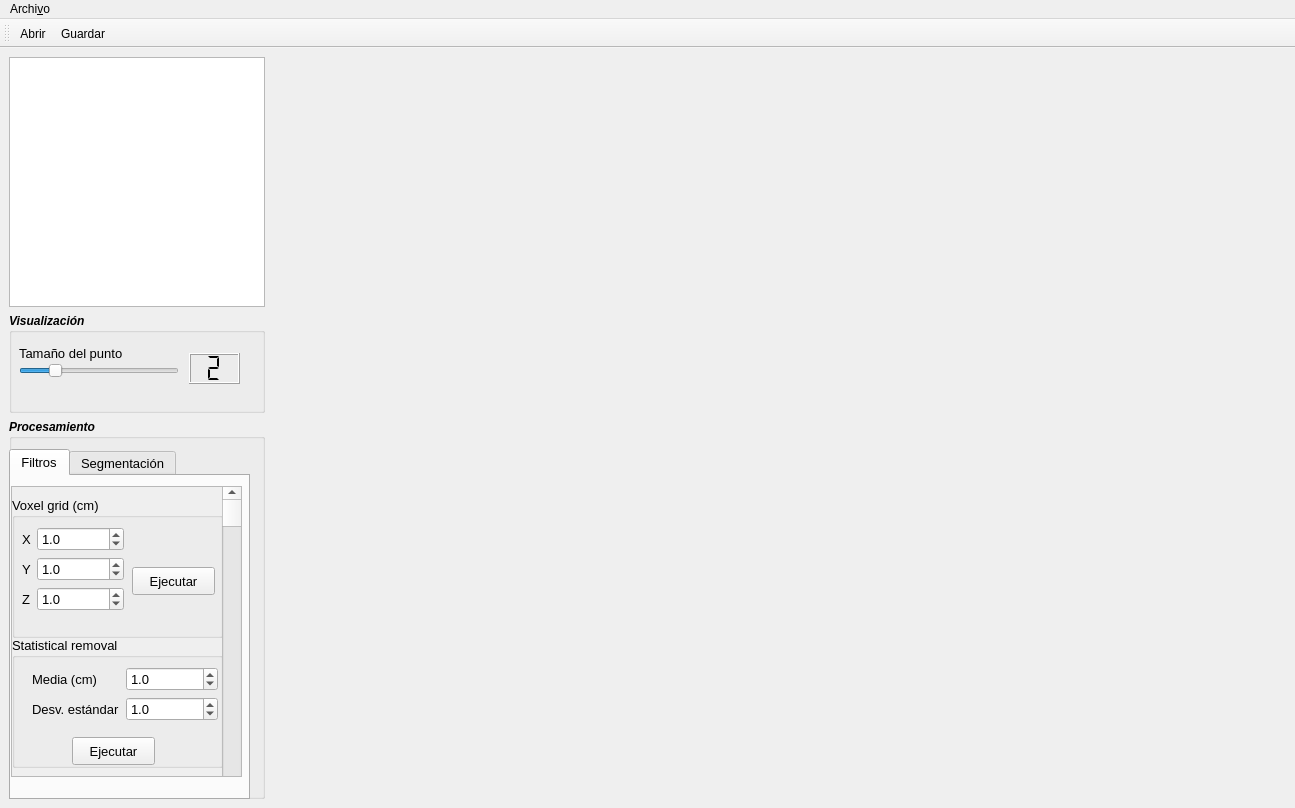
<?xml version="1.0" encoding="UTF-8"?>
<ui version="4.0">
 <class>PCLViewer</class>
 <widget class="QMainWindow" name="PCLViewer">
  <property name="geometry">
   <rect>
    <x>0</x>
    <y>0</y>
    <width>1295</width>
    <height>808</height>
   </rect>
  </property>
  <property name="minimumSize">
   <size>
    <width>0</width>
    <height>0</height>
   </size>
  </property>
  <property name="maximumSize">
   <size>
    <width>5000</width>
    <height>5000</height>
   </size>
  </property>
  <property name="windowTitle">
   <string>Point Cloud Processing</string>
  </property>
  <widget class="QWidget" name="centralwidget">
   <layout class="QGridLayout" name="gridLayout">
    <item row="0" column="0">
     <widget class="QListWidget" name="listWidget">
      <property name="sizePolicy">
       <sizepolicy hsizetype="Preferred" vsizetype="Preferred">
        <horstretch>0</horstretch>
        <verstretch>0</verstretch>
       </sizepolicy>
      </property>
      <property name="maximumSize">
       <size>
        <width>16777215</width>
        <height>250</height>
       </size>
      </property>
     </widget>
    </item>
    <item row="1" column="0">
     <widget class="QGroupBox" name="groupBox">
      <property name="sizePolicy">
       <sizepolicy hsizetype="Preferred" vsizetype="Preferred">
        <horstretch>0</horstretch>
        <verstretch>0</verstretch>
       </sizepolicy>
      </property>
      <property name="maximumSize">
       <size>
        <width>16777215</width>
        <height>100</height>
       </size>
      </property>
      <property name="font">
       <font>
        <weight>75</weight>
        <italic>true</italic>
        <bold>true</bold>
       </font>
      </property>
      <property name="autoFillBackground">
       <bool>false</bool>
      </property>
      <property name="title">
       <string>Visualización</string>
      </property>
      <widget class="QLabel" name="label_4">
       <property name="geometry">
        <rect>
         <x>10</x>
         <y>30</y>
         <width>121</width>
         <height>21</height>
        </rect>
       </property>
       <property name="font">
        <font>
         <pointsize>10</pointsize>
         <weight>50</weight>
         <italic>false</italic>
         <bold>false</bold>
        </font>
       </property>
       <property name="text">
        <string>Tamaño del punto</string>
       </property>
      </widget>
      <widget class="QSlider" name="horizontalSlider_p">
       <property name="geometry">
        <rect>
         <x>10</x>
         <y>50</y>
         <width>160</width>
         <height>16</height>
        </rect>
       </property>
       <property name="minimum">
        <number>1</number>
       </property>
       <property name="maximum">
        <number>6</number>
       </property>
       <property name="value">
        <number>2</number>
       </property>
       <property name="orientation">
        <enum>Qt::Horizontal</enum>
       </property>
      </widget>
      <widget class="QLCDNumber" name="lcdNumber_p">
       <property name="geometry">
        <rect>
         <x>180</x>
         <y>40</y>
         <width>51</width>
         <height>31</height>
        </rect>
       </property>
       <property name="digitCount">
        <number>1</number>
       </property>
       <property name="segmentStyle">
        <enum>QLCDNumber::Flat</enum>
       </property>
       <property name="intValue" stdset="0">
        <number>2</number>
       </property>
      </widget>
     </widget>
    </item>
    <item row="0" column="1" rowspan="3">
     <widget class="QVTKWidget" name="qvtkWidget" native="true">
      <property name="sizePolicy">
       <sizepolicy hsizetype="Expanding" vsizetype="Expanding">
        <horstretch>0</horstretch>
        <verstretch>0</verstretch>
       </sizepolicy>
      </property>
      <property name="cursor">
       <cursorShape>CrossCursor</cursorShape>
      </property>
     </widget>
    </item>
    <item row="2" column="0">
     <widget class="QGroupBox" name="groupBox_2">
      <property name="sizePolicy">
       <sizepolicy hsizetype="Preferred" vsizetype="Preferred">
        <horstretch>0</horstretch>
        <verstretch>0</verstretch>
       </sizepolicy>
      </property>
      <property name="font">
       <font>
        <weight>75</weight>
        <italic>true</italic>
        <bold>true</bold>
       </font>
      </property>
      <property name="title">
       <string>Procesamiento</string>
      </property>
      <widget class="QTabWidget" name="tabWidget">
       <property name="geometry">
        <rect>
         <x>0</x>
         <y>30</y>
         <width>241</width>
         <height>351</height>
        </rect>
       </property>
       <property name="font">
        <font>
         <pointsize>10</pointsize>
         <weight>50</weight>
         <italic>false</italic>
         <bold>false</bold>
        </font>
       </property>
       <property name="currentIndex">
        <number>0</number>
       </property>
       <widget class="QWidget" name="filtros">
        <attribute name="title">
         <string>Filtros</string>
        </attribute>
        <widget class="QScrollArea" name="scrollArea">
         <property name="geometry">
          <rect>
           <x>0</x>
           <y>10</y>
           <width>231</width>
           <height>291</height>
          </rect>
         </property>
         <property name="widgetResizable">
          <bool>true</bool>
         </property>
         <widget class="QWidget" name="scrollAreaWidgetContents">
          <property name="geometry">
           <rect>
            <x>0</x>
            <y>0</y>
            <width>229</width>
            <height>289</height>
           </rect>
          </property>
          <widget class="QGroupBox" name="groupBox_3">
           <property name="geometry">
            <rect>
             <x>0</x>
             <y>10</y>
             <width>211</width>
             <height>141</height>
            </rect>
           </property>
           <property name="title">
            <string>Voxel grid (cm)</string>
           </property>
           <widget class="QPushButton" name="voxel_grid_Button">
            <property name="geometry">
             <rect>
              <x>120</x>
              <y>70</y>
              <width>83</width>
              <height>28</height>
             </rect>
            </property>
            <property name="font">
             <font>
              <family>Cantarell</family>
              <weight>50</weight>
              <italic>false</italic>
              <bold>false</bold>
             </font>
            </property>
            <property name="text">
             <string>Ejecutar</string>
            </property>
           </widget>
           <widget class="QWidget" name="layoutWidget">
            <property name="geometry">
             <rect>
              <x>10</x>
              <y>30</y>
              <width>102</width>
              <height>101</height>
             </rect>
            </property>
            <layout class="QFormLayout" name="formLayout">
             <item row="0" column="0">
              <widget class="QLabel" name="label_5">
               <property name="text">
                <string>X</string>
               </property>
              </widget>
             </item>
             <item row="0" column="1">
              <widget class="QDoubleSpinBox" name="doubleSpinBox">
               <property name="cursor">
                <cursorShape>ArrowCursor</cursorShape>
               </property>
               <property name="readOnly">
                <bool>false</bool>
               </property>
               <property name="decimals">
                <number>1</number>
               </property>
               <property name="minimum">
                <double>0.000000000000000</double>
               </property>
               <property name="maximum">
                <double>1000.000000000000000</double>
               </property>
               <property name="singleStep">
                <double>1.000000000000000</double>
               </property>
               <property name="value">
                <double>1.000000000000000</double>
               </property>
              </widget>
             </item>
             <item row="1" column="0">
              <widget class="QLabel" name="label_6">
               <property name="text">
                <string>Y</string>
               </property>
              </widget>
             </item>
             <item row="1" column="1">
              <widget class="QDoubleSpinBox" name="doubleSpinBox_2">
               <property name="enabled">
                <bool>true</bool>
               </property>
               <property name="cursor">
                <cursorShape>ArrowCursor</cursorShape>
               </property>
               <property name="wrapping">
                <bool>false</bool>
               </property>
               <property name="specialValueText">
                <string extracomment="Leaf size Y"/>
               </property>
               <property name="showGroupSeparator" stdset="0">
                <bool>false</bool>
               </property>
               <property name="decimals">
                <number>1</number>
               </property>
               <property name="minimum">
                <double>0.000000000000000</double>
               </property>
               <property name="maximum">
                <double>1000.000000000000000</double>
               </property>
               <property name="singleStep">
                <double>1.000000000000000</double>
               </property>
               <property name="value">
                <double>1.000000000000000</double>
               </property>
              </widget>
             </item>
             <item row="2" column="0">
              <widget class="QLabel" name="label_7">
               <property name="text">
                <string>Z</string>
               </property>
              </widget>
             </item>
             <item row="2" column="1">
              <widget class="QDoubleSpinBox" name="doubleSpinBox_3">
               <property name="cursor">
                <cursorShape>ArrowCursor</cursorShape>
               </property>
               <property name="inputMethodHints">
                <set>Qt::ImhFormattedNumbersOnly</set>
               </property>
               <property name="suffix">
                <string notr="true"/>
               </property>
               <property name="decimals">
                <number>1</number>
               </property>
               <property name="minimum">
                <double>0.000000000000000</double>
               </property>
               <property name="maximum">
                <double>1000.000000000000000</double>
               </property>
               <property name="singleStep">
                <double>1.000000000000000</double>
               </property>
               <property name="value">
                <double>1.000000000000000</double>
               </property>
              </widget>
             </item>
            </layout>
           </widget>
          </widget>
          <widget class="QGroupBox" name="groupBox_4">
           <property name="geometry">
            <rect>
             <x>0</x>
             <y>150</y>
             <width>211</width>
             <height>131</height>
            </rect>
           </property>
           <property name="title">
            <string>Statistical removal</string>
           </property>
           <widget class="QPushButton" name="StatisticalRemovalButton">
            <property name="geometry">
             <rect>
              <x>60</x>
              <y>100</y>
              <width>83</width>
              <height>28</height>
             </rect>
            </property>
            <property name="text">
             <string>Ejecutar</string>
            </property>
           </widget>
           <widget class="QWidget" name="layoutWidget">
            <property name="geometry">
             <rect>
              <x>20</x>
              <y>30</y>
              <width>186</width>
              <height>66</height>
             </rect>
            </property>
            <layout class="QFormLayout" name="formLayout_2">
             <item row="0" column="0">
              <widget class="QLabel" name="label_8">
               <property name="text">
                <string>Media (cm)</string>
               </property>
              </widget>
             </item>
             <item row="0" column="1">
              <widget class="QDoubleSpinBox" name="doubleSpinBox_4">
               <property name="cursor">
                <cursorShape>ArrowCursor</cursorShape>
               </property>
               <property name="readOnly">
                <bool>false</bool>
               </property>
               <property name="decimals">
                <number>1</number>
               </property>
               <property name="minimum">
                <double>0.000000000000000</double>
               </property>
               <property name="maximum">
                <double>1000.000000000000000</double>
               </property>
               <property name="singleStep">
                <double>1.000000000000000</double>
               </property>
               <property name="value">
                <double>1.000000000000000</double>
               </property>
              </widget>
             </item>
             <item row="1" column="0">
              <widget class="QLabel" name="label_9">
               <property name="text">
                <string>Desv. estándar</string>
               </property>
              </widget>
             </item>
             <item row="1" column="1">
              <widget class="QDoubleSpinBox" name="doubleSpinBox_5">
               <property name="cursor">
                <cursorShape>ArrowCursor</cursorShape>
               </property>
               <property name="readOnly">
                <bool>false</bool>
               </property>
               <property name="decimals">
                <number>1</number>
               </property>
               <property name="minimum">
                <double>0.000000000000000</double>
               </property>
               <property name="maximum">
                <double>1000.000000000000000</double>
               </property>
               <property name="singleStep">
                <double>1.000000000000000</double>
               </property>
               <property name="value">
                <double>1.000000000000000</double>
               </property>
              </widget>
             </item>
            </layout>
           </widget>
          </widget>
          <widget class="QScrollBar" name="verticalScrollBar">
           <property name="geometry">
            <rect>
             <x>210</x>
             <y>-1</y>
             <width>20</width>
             <height>311</height>
            </rect>
           </property>
           <property name="orientation">
            <enum>Qt::Vertical</enum>
           </property>
          </widget>
         </widget>
        </widget>
       </widget>
       <widget class="QWidget" name="clustering">
        <attribute name="title">
         <string>Segmentación</string>
        </attribute>
       </widget>
      </widget>
     </widget>
    </item>
   </layout>
   <zorder>groupBox</zorder>
   <zorder>qvtkWidget</zorder>
   <zorder>groupBox_2</zorder>
   <zorder>listWidget</zorder>
  </widget>
  <widget class="QMenuBar" name="menuBar">
   <property name="geometry">
    <rect>
     <x>0</x>
     <y>0</y>
     <width>1295</width>
     <height>25</height>
    </rect>
   </property>
   <widget class="QMenu" name="menuArchivo">
    <property name="title">
     <string>Archi&amp;vo</string>
    </property>
    <addaction name="actionAbrir"/>
    <addaction name="actionGuardar"/>
   </widget>
   <addaction name="menuArchivo"/>
  </widget>
  <widget class="QToolBar" name="toolBar">
   <property name="windowTitle">
    <string>toolBar</string>
   </property>
   <attribute name="toolBarArea">
    <enum>TopToolBarArea</enum>
   </attribute>
   <attribute name="toolBarBreak">
    <bool>false</bool>
   </attribute>
   <addaction name="actionAbrir"/>
   <addaction name="actionGuardar"/>
  </widget>
  <action name="actionAbrir">
   <property name="icon">
    <iconset>
     <normaloff>resources/64x64.png</normaloff>resources/64x64.png</iconset>
   </property>
   <property name="text">
    <string>&amp;Abrir</string>
   </property>
  </action>
  <action name="actionGuardar">
   <property name="icon">
    <iconset>
     <normaloff>resources/save64x64.xpm</normaloff>resources/save64x64.xpm</iconset>
   </property>
   <property name="text">
    <string>&amp;Guardar</string>
   </property>
  </action>
 </widget>
 <customwidgets>
  <customwidget>
   <class>QVTKWidget</class>
   <extends>QWidget</extends>
   <header>QVTKWidget.h</header>
  </customwidget>
 </customwidgets>
 <resources/>
 <connections>
  <connection>
   <sender>horizontalSlider_p</sender>
   <signal>sliderMoved(int)</signal>
   <receiver>lcdNumber_p</receiver>
   <slot>display(int)</slot>
   <hints>
    <hint type="sourcelabel">
     <x>126</x>
     <y>195</y>
    </hint>
    <hint type="destinationlabel">
     <x>240</x>
     <y>185</y>
    </hint>
   </hints>
  </connection>
 </connections>
</ui>
